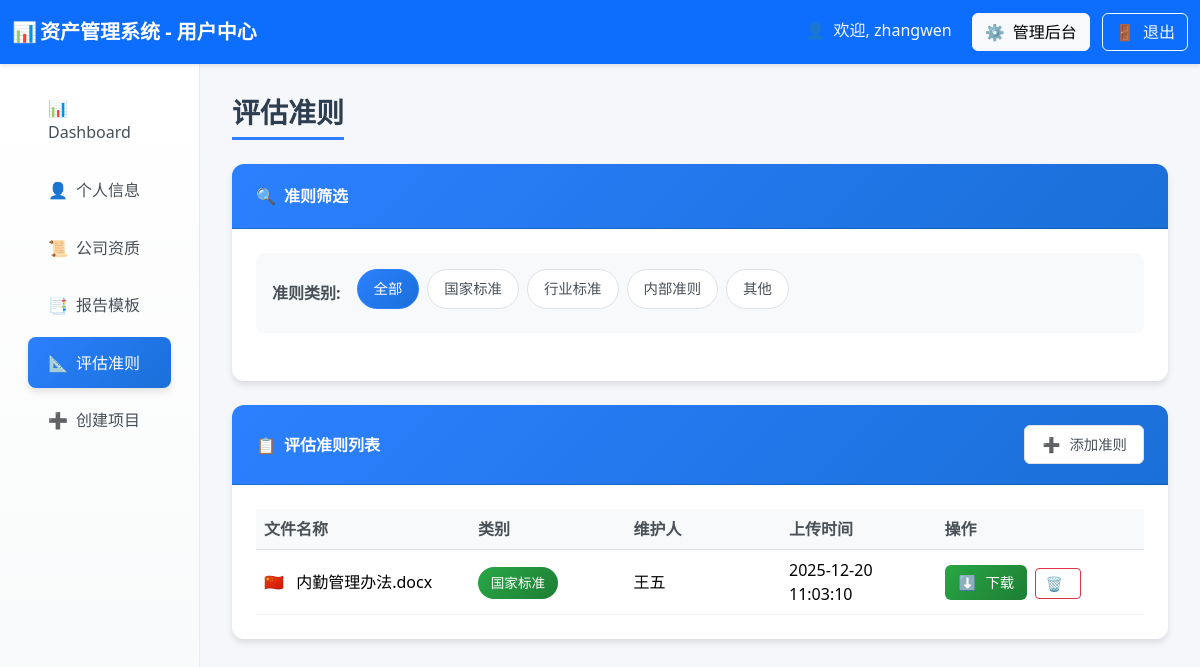
/evaluation_standards (signed in), run on the app's committed database.
### tables this page shows
CREATE TABLE evaluation_standards (
            id INTEGER PRIMARY KEY AUTOINCREMENT,
            category TEXT NOT NULL,                -- 类别: national, industry, internal, other
            owner TEXT,                            -- 维护人
            file_path TEXT NOT NULL,               -- 文件路径
            file_name TEXT NOT NULL,               -- 原文件名
            uploader_username TEXT NOT NULL,       -- 上传者用户名
            uploader_realname TEXT NOT NULL,       -- 上传者真实姓名
            upload_time TEXT DEFAULT CURRENT_TIMESTAMP,  -- 上传时间
            file_size INTEGER,                     -- 文件大小（字节）
            status TEXT DEFAULT 'active'           -- 状态: active, inactive
        );

### routes/user_routes.py (the view)
@router.get("/evaluation_standards", response_class=HTMLResponse)
async def evaluation_standards(
    request: Request,
    category: str = None,
    user: dict = Depends(login_required),
    db: sqlite3.Connection = Depends(get_db)
):
    try:
        standards_list = await user_service.get_evaluation_standards(category, db)
        all_users = await user_service.get_all_users_for_qualifications(db)
        return templates.TemplateResponse("evaluation_standards.html", {
            "request": request,
            "user": user,
            "all_users": all_users,
            "standards": standards_list,
            "current_category": category or "all"
        })
    except Exception as e:
        return templates.TemplateResponse("evaluation_standards.html", {
            "request": request,
            "user": user,
            "all_users": [],
            "standards": [],
            "current_category": category or "all",
            "error": str(e)
        })

### templates/evaluation_standards.html (shortened to what this page needs)
<!DOCTYPE html>
<html lang="zh-CN">
<head>
    <link href="https://cdn.jsdelivr.net/npm/bootstrap@5.3.2/dist/css/bootstrap.min.css" rel="stylesheet">
    <link rel="stylesheet"
        href="https://cdnjs.cloudflare.com/ajax/libs/bootstrap-icons/1.11.0/font/bootstrap-icons.min.css">
</head>
<body>
    <nav class="navbar navbar-dark bg-primary">
        <div class="container-fluid">
            <span class="navbar-brand mb-0 h1 fw-bold">
                <span class="fallback-icon">📊</span>资产管理系统 - 用户中心
            </span>
            <div>
                <span class="text-light me-3">
                    <span class="fallback-icon">👤</span>欢迎, {{ user.username }}
                </span>
                {% if user.user_type == 'admin' %}
                <a href="/admin_projects" class="btn btn-light me-2">
                    <span class="fallback-icon">⚙️</span>管理后台
                </a>
                {% endif %}
                <a href="/logout" class="btn btn-outline-light">
                    <span class="fallback-icon">🚪</span>退出
                </a>
            </div>
        </div>
    </nav>
    <div class="container-fluid">
        <div class="row">
            <div class="col-md-3 col-lg-2 sidebar">
                <nav class="nav flex-column p-3">
                    <a class="nav-link" href="/user_dashboard">
                        <span class="fallback-icon">📊</span>Dashboard
                    </a>
                    <a class="nav-link" href="/user_profile">
                        <span class="fallback-icon">👤</span>个人信息
                    </a>
                    <a class="nav-link" href="/company_qualifications">
                        <span class="fallback-icon">📜</span>公司资质
                    </a>
                    <a class="nav-link" href="/report_templates">
                        <span class="fallback-icon">📑</span>报告模板
                    </a>
                    <a class="nav-link active" href="/evaluation_standards">
                        <span class="fallback-icon">📐</span>评估准则
                    </a>
                    <a class="nav-link" href="/create_project">
                        <span class="fallback-icon">➕</span>创建项目
                    </a>
                </nav>
            </div>
            <div class="col-md-9 col-lg-10 main-content">
                <h3 class="page-title">评估准则</h3>
                <div class="card">
                    <div class="card-header">
                        <span><span class="fallback-icon">🔍</span>准则筛选</span>
                    </div>
                    <div class="card-body">
                        <div class="filter-section">
                            <div class="d-flex flex-wrap align-items-center">
                                <span class="filter-label">准则类别:</span>
                                <span class="filter-badge active" data-category="all">全部</span>
                                <span class="filter-badge" data-category="national">国家标准</span>
                                <span class="filter-badge" data-category="industry">行业标准</span>
                                <span class="filter-badge" data-category="internal">内部准则</span>
                                <span class="filter-badge" data-category="other">其他</span>
                            </div>
                        </div>
                    </div>
                </div>
                <div class="card">
                    <div class="card-header d-flex justify-content-between align-items-center">
                        <span><span class="fallback-icon">📋</span>评估准则列表</span>
                        {% if user.user_type == 'admin' %}
                        <button class="add-btn" onclick="showAddModal()">
                            <span class="fallback-icon">➕</span>添加准则
                        </button>
                        {% endif %}
                    </div>
                    <div class="card-body">
                        <div class="table-responsive">
                            <table class="table table-hover">
                                <thead>
                                    <tr>
                                        <th width="20%">文件名称</th>
                                        <th width="15%">类别</th>
                                        <th width="15%">维护人</th>
                                        <th width="15%">上传时间</th>
                                        <th width="20%">操作</th>
                                    </tr>
                                </thead>
                                <tbody id="standardsTable">
                                    {% for standard in standards %}
                                    <tr data-category="{{ standard.category }}">
                                        <td class="filename-cell">
                                            <span class="fallback-icon">
                                                {% if standard.category == 'national' %}🇨🇳
                                                {% elif standard.category == 'industry' %}🏢
                                                {% elif standard.category == 'internal' %}🏠
                                                {% else %}📋{% endif %}
                                            </span>
                                            {{ standard.file_name }}
                                        </td>
                                        <td>
                                            {% if standard.category == 'national' %}
                                            <span class="badge-category badge-national">国家标准</span>
                                            {% elif standard.category == 'industry' %}
                                            <span class="badge-category badge-industry">行业标准</span>
                                            {% elif standard.category == 'internal' %}
                                            <span class="badge-category badge-internal">内部准则</span>
                                            {% else %}
                                            <span class="badge-category badge-other">其他</span>
                                            {% endif %}
                                        </td>
                                        <td>{{ standard.owner or '系统' }}</td>
                                        <td>{{ standard.upload_time }}</td>
                                        <td>
                                            <a href="/evaluation_standards/download/{{ standard.id }}"
                                                class="download-btn" target="_blank">
                                                <span class="fallback-icon">⬇️</span>下载
                                            </a>
                                            {% if user.user_type == 'admin' %}
                                            <button class="btn btn-sm btn-outline-danger ms-1"
                                                onclick="deleteStandard({{ standard.id }}, '{{ standard.file_name }}')">
                                                <span class="fallback-icon">🗑️</span>
                                            </button>
                                            {% endif %}
                                        </td>
                                    </tr>
                                    {% endfor %}
                                </tbody>
                            </table>
                        </div>
                    </div>
                </div>
            </div>
        </div>
    </div>
</body>
</html>

### templates/evaluation_standards.html (style rules this page uses)
:root { --primary-color: #2c80ff; --secondary-color: #6c757d; --success-color: #28a745; --warning-color: #ffc107; --info-color: #17a2b8; --light-bg: #f5f7fb; --card-shadow: 0 4px 6px rgba(0, 0, 0, 0.1); --hover-shadow: 0 8px 15px rgba(0, 0, 0, 0.15); }
body { background-color: var(--light-bg); font-family: 'Segoe UI', Tahoma, Geneva, Verdana, sans-serif; }
.navbar { box-shadow: 0 2px 4px rgba(0, 0, 0, 0.1); padding: 0.8rem 0; }
.sidebar { background: linear-gradient(180deg, #ffffff 0%, #f8f9fa 100%); min-height: calc(100vh - 76px); box-shadow: 2px 0 10px rgba(0, 0, 0, 0.08); border-right: 1px solid #e9ecef; padding: 0; }
.nav-link { color: #495057; padding: 0.85rem 1.25rem; border-radius: 0.5rem; margin: 0.2rem 0.75rem; transition: all 0.3s ease; font-weight: 500; border: none; }
.nav-link.active { background: linear-gradient(135deg, var(--primary-color), #1a6fd8); color: white; box-shadow: var(--card-shadow); }
.main-content { padding: 2rem; background-color: var(--light-bg); }
.page-title { color: #2c3e50; font-weight: 700; margin-bottom: 1.5rem; padding-bottom: 0.5rem; border-bottom: 3px solid var(--primary-color); display: inline-block; }
.card { border: none; border-radius: 12px; box-shadow: var(--card-shadow); transition: all 0.3s ease; background: white; margin-bottom: 1.5rem; }
.card-header { background: linear-gradient(135deg, var(--primary-color), #1a6fd8); color: white; border-radius: 12px 12px 0 0 !important; padding: 1.25rem 1.5rem; font-weight: 600; }
.card-body { padding: 1.5rem; }
.filter-section { background: #f8f9fa; border-radius: 8px; padding: 1rem; margin-bottom: 1.5rem; }
.filter-label { font-weight: 600; color: #495057; margin-right: 1rem; }
.filter-badge { background: white; border: 1px solid #dee2e6; color: #495057; padding: 0.5rem 1rem; border-radius: 20px; font-size: 0.9rem; margin-right: 0.5rem; margin-bottom: 0.5rem; cursor: pointer; transition: all 0.3s ease; }
.filter-badge.active { background: linear-gradient(135deg, var(--primary-color), #1a6fd8); color: white; border-color: var(--primary-color); }
.table { margin-bottom: 0; }
.table th { background-color: #f8f9fa; border-top: none; font-weight: 600; color: #495057; }
.table td { vertical-align: middle; border-color: #f1f3f4; }
.download-btn { background: linear-gradient(135deg, var(--success-color), #1e7e34); border: none; border-radius: 6px; padding: 0.4rem 0.8rem; color: white; font-weight: 500; transition: all 0.3s ease; text-decoration: none; display: inline-flex; align-items: center; font-size: 0.9rem; }
.badge-category { padding: 0.4rem 0.8rem; border-radius: 20px; font-size: 0.85rem; font-weight: 500; }
.badge-national { background: linear-gradient(135deg, #28a745, #1e7e34); color: white; }
.fallback-icon { display: inline-block; width: 20px; text-align: center; margin-right: 8px; }
.add-btn { background: white; border: 1px solid #dee2e6; color: #495057; border-radius: 6px; padding: 0.5rem 1rem; font-weight: 500; transition: all 0.3s ease; text-decoration: none; display: inline-flex; align-items: center; font-size: 0.9rem; }
.filename-cell { max-width: 200px; overflow: hidden; text-overflow: ellipsis; white-space: nowrap; }

### data on the page
evaluation_standards: file_name "内勤管理办法.docx", category "国家标准", owner "王五", upload_time "2025-12-20 11:03:10"

### other printed values
{{ user.username }} "zhangwen"
